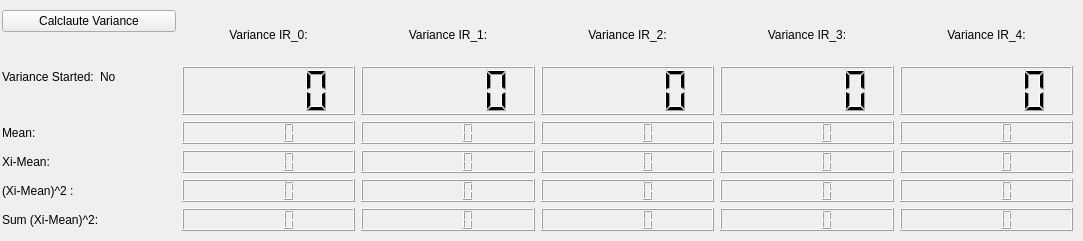
<?xml version="1.0" encoding="UTF-8"?>
<ui version="4.0">
 <class>varianceForm</class>
 <widget class="QWidget" name="varianceForm">
  <property name="geometry">
   <rect>
    <x>0</x>
    <y>0</y>
    <width>1083</width>
    <height>241</height>
   </rect>
  </property>
  <property name="windowTitle">
   <string>Form</string>
  </property>
  <widget class="QWidget" name="">
   <property name="geometry">
    <rect>
     <x>2</x>
     <y>10</y>
     <width>1071</width>
     <height>221</height>
    </rect>
   </property>
   <layout class="QVBoxLayout" name="verticalLayout_8">
    <item>
     <layout class="QHBoxLayout" name="horizontalLayout_6">
      <item>
       <layout class="QVBoxLayout" name="verticalLayout_7">
        <item>
         <widget class="QPushButton" name="calculateVarianceButton">
          <property name="text">
           <string>Calclaute Variance</string>
          </property>
         </widget>
        </item>
        <item>
         <layout class="QHBoxLayout" name="horizontalLayout_5">
          <item>
           <widget class="QLabel" name="varianceStartedLabel">
            <property name="sizePolicy">
             <sizepolicy hsizetype="Fixed" vsizetype="Preferred">
              <horstretch>0</horstretch>
              <verstretch>0</verstretch>
             </sizepolicy>
            </property>
            <property name="text">
             <string>Variance Started:</string>
            </property>
           </widget>
          </item>
          <item>
           <widget class="QLabel" name="variance_started_label">
            <property name="text">
             <string>No</string>
            </property>
           </widget>
          </item>
         </layout>
        </item>
       </layout>
      </item>
      <item>
       <layout class="QVBoxLayout" name="verticalLayout_6">
        <item>
         <widget class="QLabel" name="varianceIR0Label">
          <property name="text">
           <string>Variance IR_0:</string>
          </property>
          <property name="alignment">
           <set>Qt::AlignCenter</set>
          </property>
         </widget>
        </item>
        <item>
         <widget class="QLCDNumber" name="varianceIR0LcdNumber"/>
        </item>
       </layout>
      </item>
      <item>
       <layout class="QVBoxLayout" name="verticalLayout_5">
        <item>
         <widget class="QLabel" name="varianceIR1Label">
          <property name="text">
           <string>Variance IR_1:</string>
          </property>
          <property name="alignment">
           <set>Qt::AlignCenter</set>
          </property>
         </widget>
        </item>
        <item>
         <widget class="QLCDNumber" name="varianceIR1LcdNumber"/>
        </item>
       </layout>
      </item>
      <item>
       <layout class="QVBoxLayout" name="verticalLayout_4">
        <item>
         <widget class="QLabel" name="varianceIR2Label">
          <property name="text">
           <string>Variance IR_2:</string>
          </property>
          <property name="alignment">
           <set>Qt::AlignCenter</set>
          </property>
         </widget>
        </item>
        <item>
         <widget class="QLCDNumber" name="varianceIR2LcdNumber"/>
        </item>
       </layout>
      </item>
      <item>
       <layout class="QVBoxLayout" name="verticalLayout_3">
        <item>
         <widget class="QLabel" name="varianceIR3Label">
          <property name="text">
           <string>Variance IR_3:</string>
          </property>
          <property name="alignment">
           <set>Qt::AlignCenter</set>
          </property>
         </widget>
        </item>
        <item>
         <widget class="QLCDNumber" name="varianceIR3LcdNumber"/>
        </item>
       </layout>
      </item>
      <item>
       <layout class="QVBoxLayout" name="verticalLayout_2">
        <item>
         <widget class="QLabel" name="varianceIR4Label">
          <property name="text">
           <string>Variance IR_4:</string>
          </property>
          <property name="alignment">
           <set>Qt::AlignCenter</set>
          </property>
         </widget>
        </item>
        <item>
         <widget class="QLCDNumber" name="varianceIR4LcdNumber"/>
        </item>
       </layout>
      </item>
     </layout>
    </item>
    <item>
     <layout class="QVBoxLayout" name="verticalLayout">
      <item>
       <layout class="QHBoxLayout" name="horizontalLayout">
        <item>
         <widget class="QLabel" name="label_4">
          <property name="text">
           <string>Mean:</string>
          </property>
         </widget>
        </item>
        <item>
         <widget class="QLCDNumber" name="meanIR0LcdNumber"/>
        </item>
        <item>
         <widget class="QLCDNumber" name="meanIR1LcdNumber"/>
        </item>
        <item>
         <widget class="QLCDNumber" name="meanIR2LcdNumber"/>
        </item>
        <item>
         <widget class="QLCDNumber" name="meanIR3LcdNumber"/>
        </item>
        <item>
         <widget class="QLCDNumber" name="meanIR4LcdNumber"/>
        </item>
       </layout>
      </item>
      <item>
       <layout class="QHBoxLayout" name="horizontalLayout_2">
        <item>
         <widget class="QLabel" name="xiLabel">
          <property name="text">
           <string>Xi-Mean:</string>
          </property>
         </widget>
        </item>
        <item>
         <widget class="QLCDNumber" name="ximeanIR0LcdNumber"/>
        </item>
        <item>
         <widget class="QLCDNumber" name="ximeanIR1LcdNumber"/>
        </item>
        <item>
         <widget class="QLCDNumber" name="ximeanIR2LcdNumber"/>
        </item>
        <item>
         <widget class="QLCDNumber" name="ximeanIR3LcdNumber"/>
        </item>
        <item>
         <widget class="QLCDNumber" name="ximeanIR4LcdNumber"/>
        </item>
       </layout>
      </item>
      <item>
       <layout class="QHBoxLayout" name="horizontalLayout_3">
        <item>
         <widget class="QLabel" name="ximeansqLabel">
          <property name="text">
           <string>(Xi-Mean)^2 :</string>
          </property>
         </widget>
        </item>
        <item>
         <widget class="QLCDNumber" name="ximeansqIR0LcdNumber"/>
        </item>
        <item>
         <widget class="QLCDNumber" name="ximeansqIR1LcdNumber"/>
        </item>
        <item>
         <widget class="QLCDNumber" name="ximeansqIR2LcdNumber"/>
        </item>
        <item>
         <widget class="QLCDNumber" name="ximeansqIR3LcdNumber"/>
        </item>
        <item>
         <widget class="QLCDNumber" name="ximeansqIR4LcdNumber"/>
        </item>
       </layout>
      </item>
      <item>
       <layout class="QHBoxLayout" name="horizontalLayout_4">
        <item>
         <widget class="QLabel" name="sumximeansqLabel">
          <property name="text">
           <string>Sum (Xi-Mean)^2:</string>
          </property>
         </widget>
        </item>
        <item>
         <widget class="QLCDNumber" name="sumximeansqIR0LcdNumber"/>
        </item>
        <item>
         <widget class="QLCDNumber" name="sumximeansqIR1LcdNumber"/>
        </item>
        <item>
         <widget class="QLCDNumber" name="sumximeansqIR2LcdNumber"/>
        </item>
        <item>
         <widget class="QLCDNumber" name="sumximeansqIR3LcdNumber"/>
        </item>
        <item>
         <widget class="QLCDNumber" name="sumximeansqIR4LcdNumber"/>
        </item>
       </layout>
      </item>
     </layout>
    </item>
   </layout>
  </widget>
 </widget>
 <resources/>
 <connections/>
</ui>
